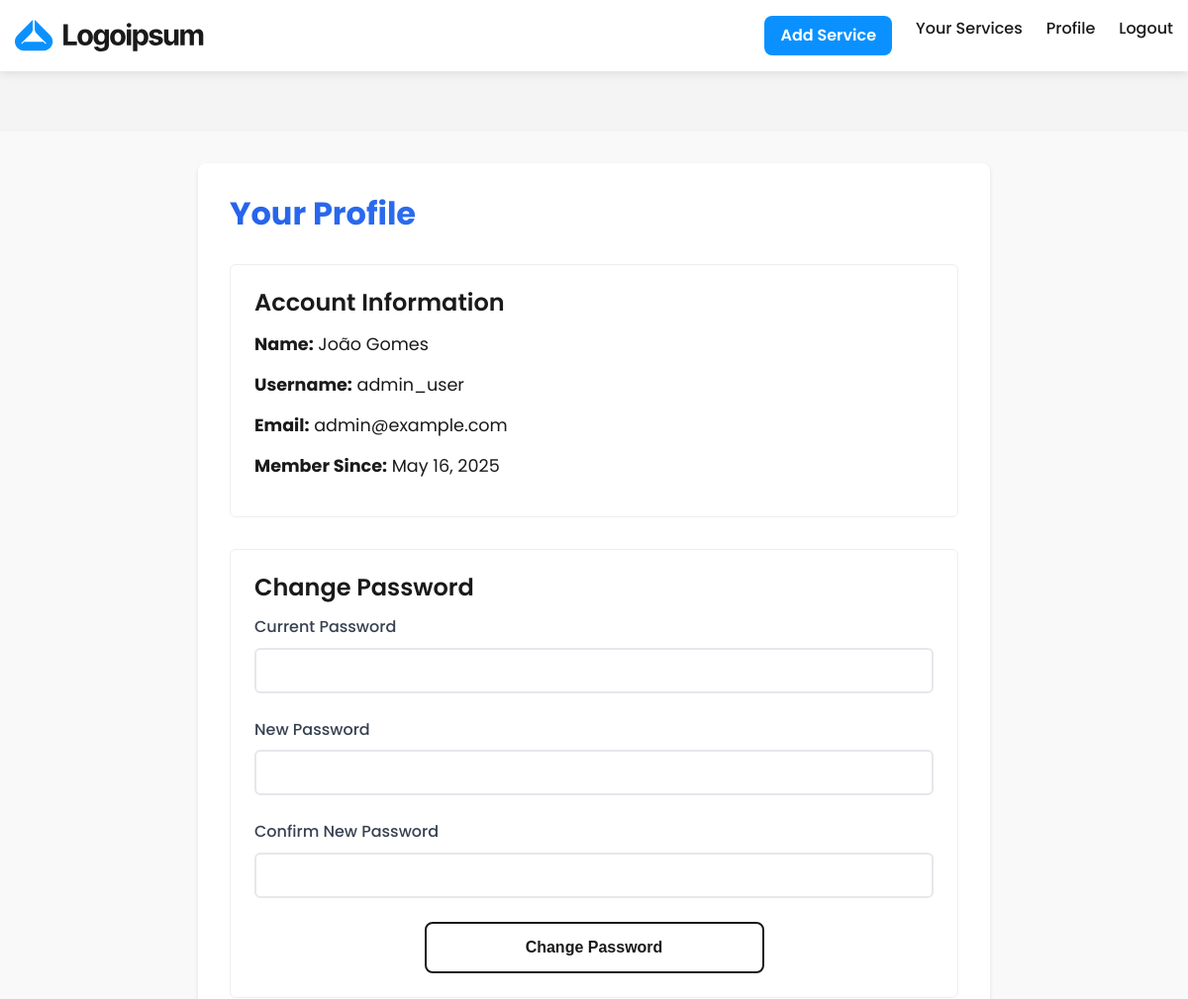
Page /pages/profile.php (signed in, upper part) on the earlier database version.
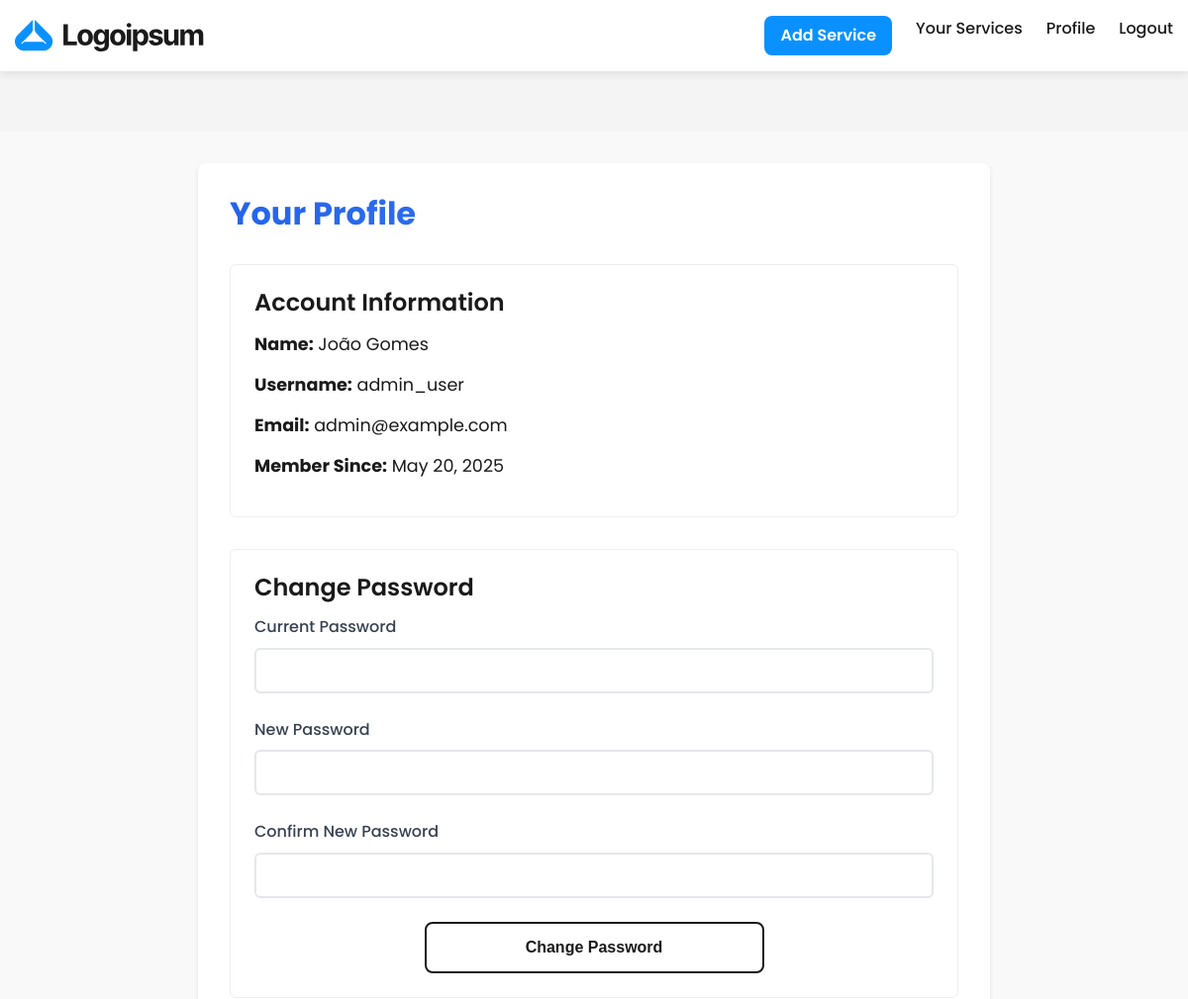
Same page on the later database version.
### tables this page shows
CREATE TABLE Users (
    id INTEGER PRIMARY KEY AUTOINCREMENT,
    name TEXT NOT NULL,
    username TEXT UNIQUE NOT NULL,
    email TEXT UNIQUE NOT NULL,
    password TEXT NOT NULL,
    is_admin INTEGER DEFAULT 0,
    created_at DATETIME DEFAULT CURRENT_TIMESTAMP
);

### public/includes/user.php (called while the page is built, shortened)
<?php
function getUserById($userId) {
    try {
        $db = getDB();
        $stmt = $db->prepare("SELECT id, username, email, name, is_admin, created_at FROM Users WHERE id = ?");
        $stmt->execute([$userId]);
        return $stmt->fetch(PDO::FETCH_ASSOC);
    } catch (PDOException $e) {
        return false;
    }
}
?>

### public/pages/profile.php (the view, shortened to what this page needs)
<?php
require_once '../includes/user.php';
$currentUserId = getCurrentUserId();
$user = [];
if ($currentUserId) {
    $user = getUserById($currentUserId);
}
include_once '../templates/header.php';
?>
<div class="profile-container">
    <h1 class="gradient-heading">Your Profile</h1>
    <div class="profile-section">
        <h2>Account Information</h2>
        <div class="user-info">
            <p><strong>Name:</strong> <?php echo htmlspecialchars($user['name']); ?></p>
            <p><strong>Username:</strong> <?php echo htmlspecialchars($user['username']); ?></p>
            <p><strong>Email:</strong> <?php echo htmlspecialchars($user['email']); ?></p>
            <p><strong>Member Since:</strong> <?php echo date('F j, Y', strtotime($user['created_at'])); ?></p>
        </div>
    </div>
    <div class="password-section">
        <h2>Change Password</h2>
        <form action="" method="post">
            <div class="form-group">
                <label for="current_password">Current Password</label>
                <input type="password" id="current_password" name="current_password" class="form-control" required>
            </div>
            <div class="form-group">
                <label for="new_password">New Password</label>
                <input type="password" id="new_password" name="new_password" class="form-control" required>
            </div>
            <div class="form-group">
                <label for="confirm_password">Confirm New Password</label>
                <input type="password" id="confirm_password" name="confirm_password" class="form-control" required>
            </div>
            <button type="submit" name="change_password" class="btn btn-block">Change Password</button>
        </form>
    </div>
</div>
<?php include_once '../templates/footer.php'; ?>

Differences in the rows shown:
changed users "João Gomes": created_at "May 16, 2025" → "May 20, 2025"
